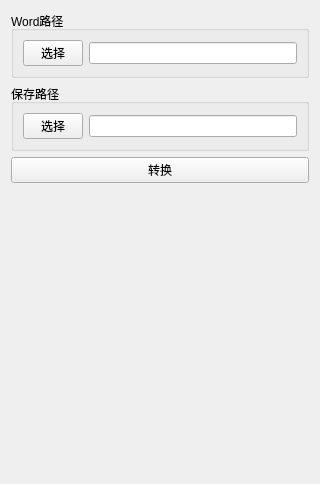
          <widget class="QWidget" name="Word_PDF">
           <property name="geometry">
            <rect>
             <x>0</x>
             <y>0</y>
             <width>320</width>
             <height>484</height>
            </rect>
           </property>
           <attribute name="label">
            <string> Word转PDF</string>
           </attribute>
           <layout class="QVBoxLayout" name="verticalLayout_38">
            <item>
             <widget class="QGroupBox" name="groupBox_20">
              <property name="title">
               <string>Word路径</string>
              </property>
              <layout class="QVBoxLayout" name="verticalLayout_37">
               <item>
                <layout class="QHBoxLayout" name="horizontalLayout_25">
                 <item>
                  <widget class="QPushButton" name="btn_transWord">
                   <property name="maximumSize">
                    <size>
                     <width>60</width>
                     <height>16777215</height>
                    </size>
                   </property>
                   <property name="text">
                    <string>选择</string>
                   </property>
                  </widget>
                 </item>
                 <item>
                  <widget class="QLineEdit" name="lineEdit_transWord"/>
                 </item>
                </layout>
               </item>
              </layout>
             </widget>
            </item>
            <item>
             <widget class="QGroupBox" name="groupBox_21">
              <property name="title">
               <string>保存路径</string>
              </property>
              <layout class="QVBoxLayout" name="verticalLayout_36">
               <item>
                <layout class="QHBoxLayout" name="horizontalLayout_26">
                 <item>
                  <widget class="QPushButton" name="btn_transPDF">
                   <property name="maximumSize">
                    <size>
                     <width>60</width>
                     <height>16777215</height>
                    </size>
                   </property>
                   <property name="text">
                    <string>选择</string>
                   </property>
                  </widget>
                 </item>
                 <item>
                  <widget class="QLineEdit" name="lineEdit_transPDF"/>
                 </item>
                </layout>
               </item>
              </layout>
             </widget>
            </item>
            <item>
             <widget class="QPushButton" name="btn_WordtoPDF">
              <property name="text">
               <string>转换</string>
              </property>
             </widget>
            </item>
            <item>
             <spacer name="verticalSpacer_7">
              <property name="orientation">
               <enum>Qt::Vertical</enum>
              </property>
              <property name="sizeHint" stdset="0">
               <size>
                <width>20</width>
                <height>40</height>
               </size>
              </property>
             </spacer>
            </item>
           </layout>
          </widget>
